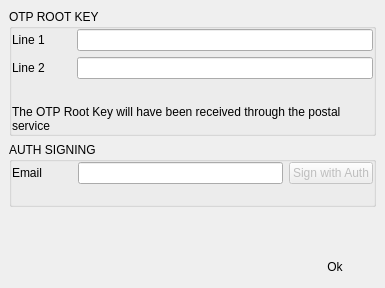
<?xml version="1.0" encoding="UTF-8"?>
<ui version="4.0">
 <class>OTPImportDialog</class>
 <widget class="QDialog" name="OTPImportDialog">
  <property name="geometry">
   <rect>
    <x>0</x>
    <y>0</y>
    <width>385</width>
    <height>288</height>
   </rect>
  </property>
  <property name="sizePolicy">
   <sizepolicy hsizetype="Preferred" vsizetype="Expanding">
    <horstretch>0</horstretch>
    <verstretch>0</verstretch>
   </sizepolicy>
  </property>
  <property name="windowTitle">
   <string>One-Time Password</string>
  </property>
  <property name="windowIcon">
   <iconset resource="armory.qrc">
    <normaloff>:/resources/brand-logo.png</normaloff>:/resources/brand-logo.png</iconset>
  </property>
  <property name="sizeGripEnabled">
   <bool>false</bool>
  </property>
  <layout class="QVBoxLayout" name="verticalLayout_4">
   <property name="leftMargin">
    <number>0</number>
   </property>
   <property name="topMargin">
    <number>0</number>
   </property>
   <property name="rightMargin">
    <number>0</number>
   </property>
   <property name="bottomMargin">
    <number>0</number>
   </property>
   <item>
    <layout class="QVBoxLayout" name="verticalLayout_3">
     <property name="leftMargin">
      <number>9</number>
     </property>
     <property name="topMargin">
      <number>9</number>
     </property>
     <property name="rightMargin">
      <number>9</number>
     </property>
     <property name="bottomMargin">
      <number>9</number>
     </property>
     <item>
      <widget class="QGroupBox" name="groupBox">
       <property name="sizePolicy">
        <sizepolicy hsizetype="Preferred" vsizetype="Expanding">
         <horstretch>0</horstretch>
         <verstretch>0</verstretch>
        </sizepolicy>
       </property>
       <property name="title">
        <string>OTP ROOT KEY</string>
       </property>
       <layout class="QVBoxLayout" name="verticalLayout_2">
        <property name="leftMargin">
         <number>0</number>
        </property>
        <property name="topMargin">
         <number>0</number>
        </property>
        <property name="rightMargin">
         <number>0</number>
        </property>
        <property name="bottomMargin">
         <number>0</number>
        </property>
        <item>
         <widget class="QWidget" name="horizontalWidget_2" native="true">
          <property name="minimumSize">
           <size>
            <width>0</width>
            <height>0</height>
           </size>
          </property>
          <layout class="QHBoxLayout" name="horizontalLayout_2">
           <property name="spacing">
            <number>5</number>
           </property>
           <property name="leftMargin">
            <number>0</number>
           </property>
           <property name="topMargin">
            <number>0</number>
           </property>
           <property name="rightMargin">
            <number>0</number>
           </property>
           <property name="bottomMargin">
            <number>0</number>
           </property>
           <item>
            <widget class="QLabel" name="label">
             <property name="minimumSize">
              <size>
               <width>60</width>
               <height>0</height>
              </size>
             </property>
             <property name="maximumSize">
              <size>
               <width>60</width>
               <height>16777215</height>
              </size>
             </property>
             <property name="text">
              <string>Line 1</string>
             </property>
            </widget>
           </item>
           <item>
            <widget class="QLineEdit" name="lineEditOtp1"/>
           </item>
          </layout>
         </widget>
        </item>
        <item>
         <widget class="QWidget" name="widget_2" native="true">
          <layout class="QHBoxLayout" name="horizontalLayout_3">
           <property name="spacing">
            <number>5</number>
           </property>
           <property name="leftMargin">
            <number>0</number>
           </property>
           <property name="topMargin">
            <number>0</number>
           </property>
           <property name="rightMargin">
            <number>0</number>
           </property>
           <property name="bottomMargin">
            <number>0</number>
           </property>
           <item>
            <widget class="QLabel" name="label_2">
             <property name="minimumSize">
              <size>
               <width>60</width>
               <height>0</height>
              </size>
             </property>
             <property name="maximumSize">
              <size>
               <width>60</width>
               <height>16777215</height>
              </size>
             </property>
             <property name="text">
              <string>Line 2</string>
             </property>
            </widget>
           </item>
           <item>
            <widget class="QLineEdit" name="lineEditOtp2"/>
           </item>
          </layout>
         </widget>
        </item>
        <item>
         <widget class="QLabel" name="labelOtpHint">
          <property name="text">
           <string/>
          </property>
          <property name="errorMessage" stdset="0">
           <bool>true</bool>
          </property>
         </widget>
        </item>
        <item>
         <widget class="QLabel" name="label_5">
          <property name="text">
           <string>The OTP Root Key will have been received through the postal service</string>
          </property>
          <property name="wordWrap">
           <bool>true</bool>
          </property>
          <property name="statusWarning" stdset="0">
           <bool>true</bool>
          </property>
         </widget>
        </item>
       </layout>
      </widget>
     </item>
     <item>
      <widget class="QGroupBox" name="groupBoxPassword">
       <property name="sizePolicy">
        <sizepolicy hsizetype="Preferred" vsizetype="Expanding">
         <horstretch>0</horstretch>
         <verstretch>0</verstretch>
        </sizepolicy>
       </property>
       <property name="title">
        <string>AUTH SIGNING</string>
       </property>
       <layout class="QVBoxLayout" name="verticalLayout">
        <property name="leftMargin">
         <number>0</number>
        </property>
        <property name="topMargin">
         <number>0</number>
        </property>
        <property name="rightMargin">
         <number>0</number>
        </property>
        <property name="bottomMargin">
         <number>0</number>
        </property>
        <item>
         <widget class="QWidget" name="authWidget" native="true">
          <layout class="QHBoxLayout" name="horizontalLayout_4">
           <property name="leftMargin">
            <number>0</number>
           </property>
           <property name="topMargin">
            <number>0</number>
           </property>
           <property name="rightMargin">
            <number>0</number>
           </property>
           <property name="bottomMargin">
            <number>0</number>
           </property>
           <item>
            <widget class="QLabel" name="labelAuth">
             <property name="minimumSize">
              <size>
               <width>60</width>
               <height>0</height>
              </size>
             </property>
             <property name="maximumSize">
              <size>
               <width>60</width>
               <height>16777215</height>
              </size>
             </property>
             <property name="text">
              <string>Email</string>
             </property>
             <property name="wordWrap">
              <bool>true</bool>
             </property>
            </widget>
           </item>
           <item>
            <widget class="QLineEdit" name="lineEditAuthId">
             <property name="echoMode">
              <enum>QLineEdit::Normal</enum>
             </property>
            </widget>
           </item>
           <item>
            <widget class="QPushButton" name="pushButtonAuth">
             <property name="enabled">
              <bool>false</bool>
             </property>
             <property name="text">
              <string>Sign with Auth</string>
             </property>
             <property name="autoDefault">
              <bool>false</bool>
             </property>
            </widget>
           </item>
          </layout>
         </widget>
        </item>
        <item>
         <widget class="QLabel" name="labelPwdHint">
          <property name="text">
           <string/>
          </property>
         </widget>
        </item>
       </layout>
      </widget>
     </item>
    </layout>
   </item>
   <item>
    <spacer name="verticalSpacer_2">
     <property name="orientation">
      <enum>Qt::Vertical</enum>
     </property>
     <property name="sizeHint" stdset="0">
      <size>
       <width>20</width>
       <height>100</height>
      </size>
     </property>
    </spacer>
   </item>
   <item>
    <widget class="QWidget" name="widget" native="true">
     <property name="buttonBar" stdset="0">
      <bool>true</bool>
     </property>
     <layout class="QHBoxLayout" name="horizontalLayout">
      <property name="spacing">
       <number>10</number>
      </property>
      <property name="leftMargin">
       <number>10</number>
      </property>
      <property name="topMargin">
       <number>10</number>
      </property>
      <property name="rightMargin">
       <number>10</number>
      </property>
      <property name="bottomMargin">
       <number>10</number>
      </property>
      <item>
       <spacer name="horizontalSpacer">
        <property name="orientation">
         <enum>Qt::Horizontal</enum>
        </property>
        <property name="sizeHint" stdset="0">
         <size>
          <width>40</width>
          <height>20</height>
         </size>
        </property>
       </spacer>
      </item>
      <item>
       <widget class="QPushButton" name="pushButtonOk">
        <property name="minimumSize">
         <size>
          <width>80</width>
          <height>0</height>
         </size>
        </property>
        <property name="text">
         <string>Ok</string>
        </property>
        <property name="flat">
         <bool>true</bool>
        </property>
       </widget>
      </item>
     </layout>
    </widget>
   </item>
  </layout>
 </widget>
 <tabstops>
  <tabstop>lineEditOtp1</tabstop>
  <tabstop>lineEditOtp2</tabstop>
  <tabstop>pushButtonOk</tabstop>
 </tabstops>
 <resources>
  <include location="armory.qrc"/>
 </resources>
 <connections/>
</ui>
